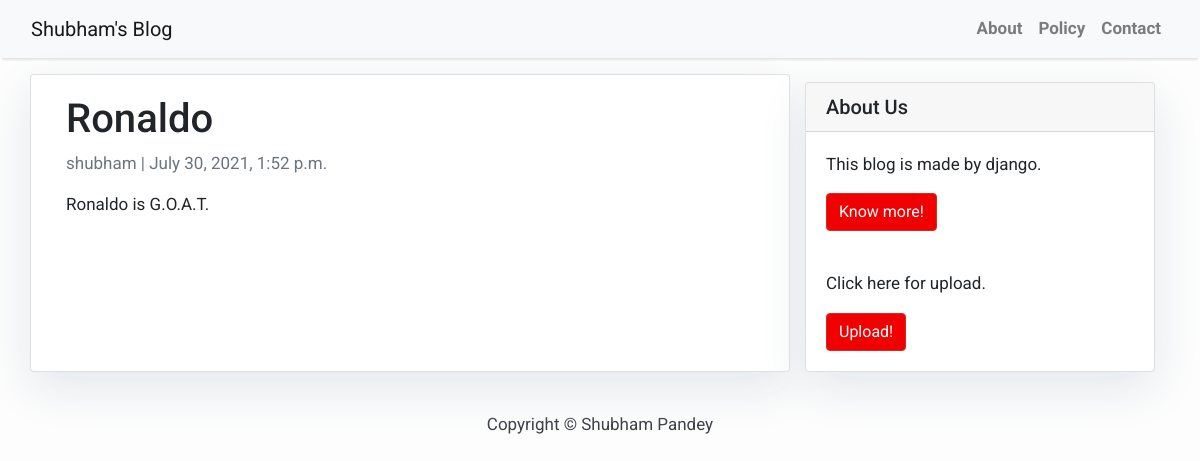
Screenshot of /ronaldo/ with the database file from the repository.
### blog_site/models.py (models this page shows, shortened)
class Post(models.Model):
    title = models.CharField(max_length=200, unique=True)
    slug = models.SlugField(max_length=200, unique=True)
    author=models.ForeignKey(User, on_delete= models.CASCADE,related_name='blog_posts')
    updated_on = models.DateTimeField(auto_now= True)
    content = models.TextField()
    created_on = models.DateTimeField(auto_now_add=True)
    status = models.IntegerField(choices=STATUS, default=0)
    class Meta:
        ordering = ['-created_on']

### blog_site/views.py (the view)
# urls.py: path('<slug:slug>/',views.PostDetail.as_view(), name='post_detail'),
class PostDetail(generic.DetailView):
    model = Post
    template_name='post_detail.html'

### templates/post_detail.html
{% extends 'base.html' %} {% block content %}
<div class="container">
  <div class="row">
    <div class="col-md-8 card mb-4  mt-3 left  top">
      <div class="card-body">
        <h1>{% block title %} {{ object.title }} {% endblock title %}</h1>
        <p class=" text-muted">{{ post.author }} | {{ post.created_on }}</p>
        <p class="card-text ">{{ object.content | safe }}</p>
      </div>
    </div>
    {% block sidebar %} {% include 'sidebar.html' %} {% endblock sidebar %}
  </div>
</div>
{% endblock content %}

### templates/base.html (style rules this page uses)
body { font-family: "Roboto", sans-serif; font-size: 17px; background-color: #fdfdfd; }

### templates/sidebar.html (style rules this page uses)
.card { box-shadow: 0 16px 48px #E3E7EB; }

### rows the page displays
Post: title "Ronaldo", author "shubham", created_on "July 30, 2021, 1:52 p.m.", content "Ronaldo is G.O.A.T."
